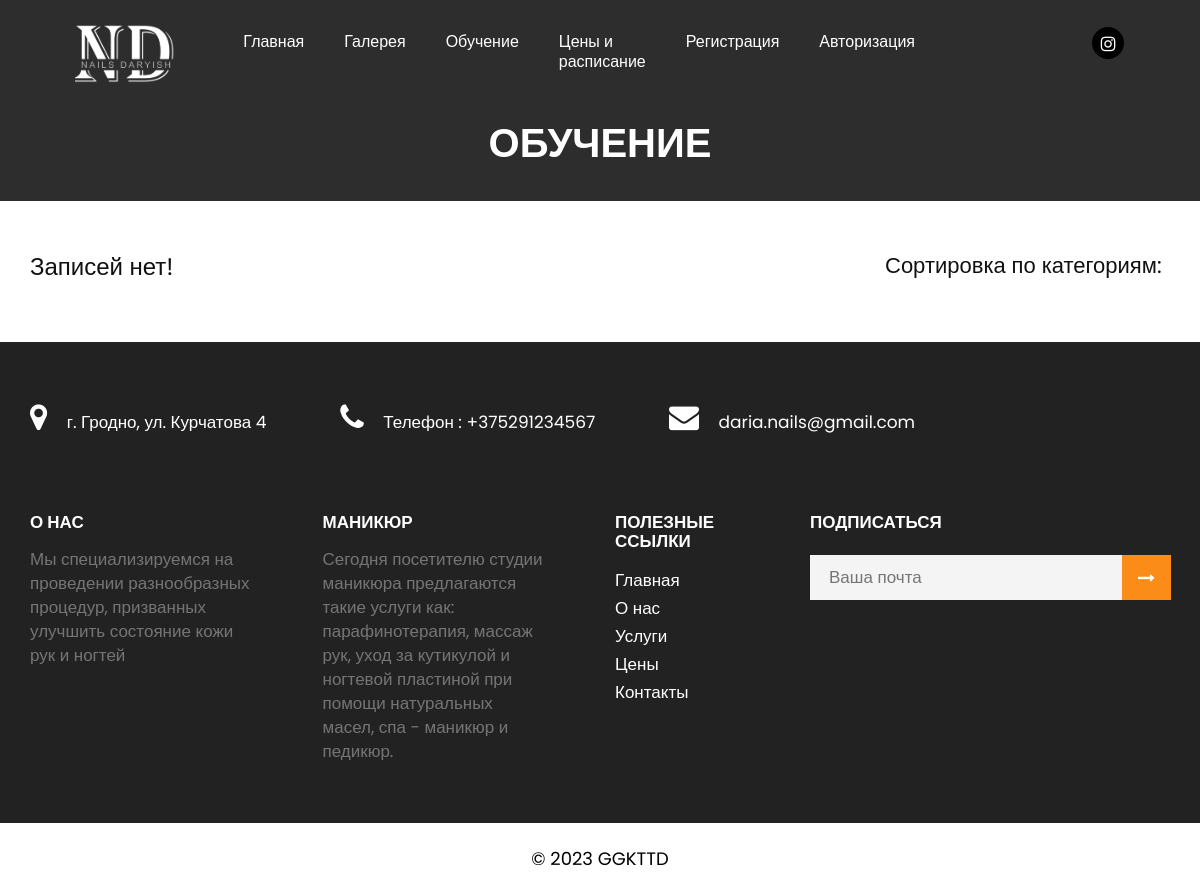
Page /articles on the earlier database version.
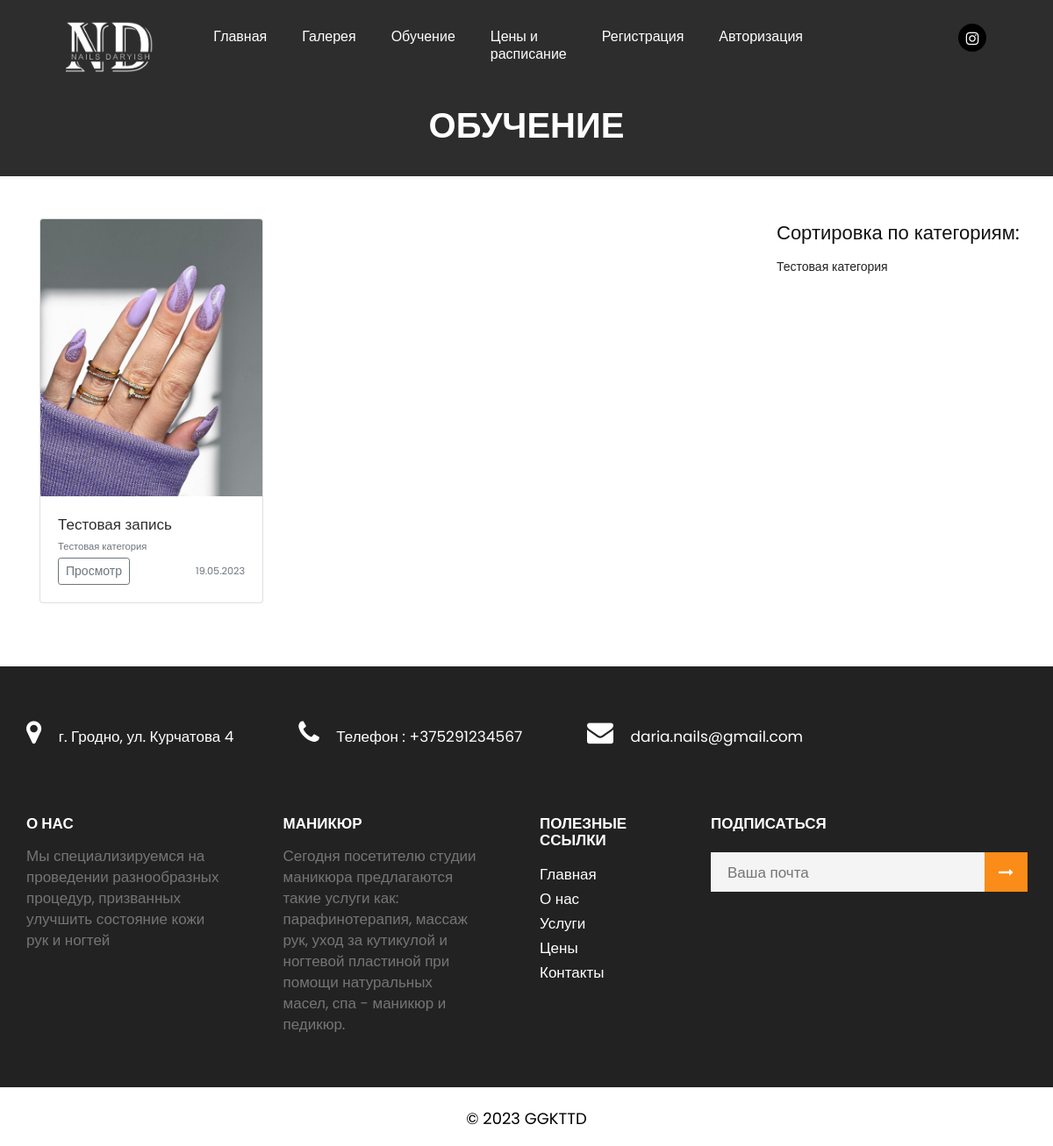
Same page on the later database version.
### app.py (models this page shows, shortened)
class Articles(db.Model):
    id = db.Column(db.Integer,primary_key=True)
    title = db.Column(db.String(100))
    date = db.Column(db.DateTime, default=datetime.now)
    category = db.Column(db.String(100))
    text = db.Column(db.Text)
    image_name = db.Column(db.String(100))

### app.py (the view, shortened to what this page needs)
@app.route('/articles', methods=['GET', 'POST'])
def articles():
    articles = Articles.query.order_by(Articles.date.desc()).all()
    if request.method == 'GET':
        seach = request.args.get('seach')
        if seach:
            seach= seach.capitalize()
            seach = "%{}%".format(seach)
            articles = Articles.query.filter(Articles.category.like(seach)).all()
    return render_template("articles.html",articles=articles)

### app.py (called while the page is built)
@app.context_processor
def inject_user():
    def get_user_name():
        if 'name' in session:
            return User.query.filter_by(email=session['name']).first()
    return dict(active_user=get_user_name())

@app.context_processor
def inject_user():
    return dict(
    category=db.session.query(Articles.category).distinct().all(),
    )

### templates/articles.html (shortened to what this page needs)
{% extends 'base.html' %}
{% block main %}
<div class="back_re">
    <div class="container">
       <div class="row">
          <div class="col-md-12">
             <div class="title">
                 <h2>Обучение</h2>
             </div>
          </div>
       </div>
    </div>
 </div>
<div class="container">
     <div class="d-flex">
     <div class="album py-5 w-75">
        <div class="container">
          <div class="row ">
            {%if articles%}
            {%for el in articles%}
            <div class="col-md-4">
              <div class="card mb-4 box-shadow">
                <img class="card-img-top"  src="../static/images/upload/{{el.image_name}}" data-holder-rendered="true">
                <div class="card-body">
                  <p class="card-text">{{el.title}}</p>
                  <small class="text-muted">{{el.category}} </small>
                  <div class="d-flex justify-content-between align-items-center">
                    <div class="btn-group">
                      <a href="/article/{{el.id}}" class="btn btn-sm btn-outline-secondary">Просмотр</a>
                    </div>
                    <small class="text-muted">{{el.date.strftime('%d.%m.%Y')}} </small>
                  </div>
                </div>
              </div>
            </div>
            {%endfor%}
            {%else%}
                <h1>Записей нет!</h1>
            {%endif%}
          </div>
        </div>
      </div>
      <div class="sidebar py-5">
        <h2>Сортировка по категориям:</h2>
        {% for el in category %}
        <li><a href="/articles?seach={{el.category}}">{{el.category}}</a></li>
           {%endfor%}
      </div>
      </div>
</div>
{% endblock %}

### templates/base.html (shortened to what this page needs)
<!DOCTYPE html>
<html lang="en">
   <head>
      <link rel="stylesheet" href="../static/css/bootstrap.min.css">
      <link rel="stylesheet" href="../static/css/style.css">
      <link rel="stylesheet" href="../static/css/responsive.css">
      <link rel="stylesheet" href="../static/css/jquery.mCustomScrollbar.min.css">
      <link rel="stylesheet" href="https://netdna.bootstrapcdn.com/font-awesome/4.0.3/css/font-awesome.css">
      <link rel="stylesheet" href="https://cdnjs.cloudflare.com/ajax/libs/fancybox/2.1.5/jquery.fancybox.min.css" media="screen">
   </head>
   <body class="main-layout">
      <header>
         <div class="header" style="background-color: #2e2d2d;">
            <div class="container-fluid ">
               <div class="row ">
                  <div class="col-xl-3 col-lg-3 col-md-3 col-sm-3 col logo_section">
                     <div class="full">
                        <div class="center-desk">
                           <div class="logo">
                              <a href="/"><img src="../static/images/logo.png" width="100" alt="#" /></a>
                           </div>
                        </div>
                     </div>
                  </div>
                  <div class="col-xl-7 col-lg-7 col-md-9 col-sm-9 ">
                     <nav class="navigation navbar navbar-expand-md navbar-dark ">
                        <div class="collapse navbar-collapse " id="navbarsExample04">
                           <ul class="navbar-nav mr-auto">
                              <li class="nav-item">
                                 <a class="nav-link link-wrap" href="/">Главная</a>
                              </li>
                              <li class="nav-item">
                                <a class="nav-link link-wrap" href="/gallery">Галерея</a>
                             </li>
                             <li class="nav-item">
                                <a class="nav-link link-wrap" href="/articles">Обучение</a>
                             </li>
                             <li class="nav-item">
                              <a class="nav-link link-wrap" href="/pricing">Цены и расписание</a>
                           </li>
                             {%if 'name' in session and active_user %}
                             {% if active_user.root==1 %}
                             <li class="nav-item">
                              <a class="nav-link link-wrap" href="/admin">Список заказов</a>
                           </li>
                           {%else%}
                           <li class="nav-item">
                              <a class="nav-link link-wrap" href="/servises-list">Мои заказы</a>
                           </li>
                           {% endif %}
                             <li class="nav-item">
                                <a class="nav-link link-wrap" href="/profile/{{active_user.id}}">Профиль</a>
                             </li>
                             <li class="nav-item">
                                <a class="nav-link link-wrap" href="/logout">Выйти</a>
                             </li>
                             {% else %}
                             <li class="nav-item">
                                <a class="nav-link link-wrap" href="/reg">Регистрация</a>
                             </li>
                             <li class="nav-item link-wrap">
                                <a class="nav-link " href="/auth">Авторизация</a>
                             </li>
                             {% endif %}
                           </ul>
                        </div>
                     </nav>
                  </div>
                  <div class="col-md-2">
                     <ul class="social_icon">
                        <li><a href="https://www.instagram.com/__nails_daryish__/?igshid=YmMyMTA2M2Y%3D" target="_blank"><i class="fa fa-instagram" aria-hidden="true"></i></a></li>
                     </ul>
                  </div>
               </div>
            </div>
         </div>
      </header>
      {% block main %} {% endblock %}
  <footer>
    <div class="footer">
       <div class="container">
          <div class="row">
             <div class="col-md-12">
                <ul class="conta">
                   <li><i class="fa fa-map-marker" aria-hidden="true"></i> г. Гродно, ул. Курчатова 4</li>
                   <li><i class="fa fa-phone" aria-hidden="true"></i> Телефон : +375291234567</li>
                   <li> <i class="fa fa-envelope" aria-hidden="true"></i><a href="#"> daria.nails@gmail.com</a></li>
                </ul>
             </div>
             <div class=" col-md-3 col-sm-6">
                <h3>О нас </h3>
                <p class="variat">Мы специализируемся на проведении разнообразных процедур, призванных улучшить состояние кожи рук и ногтей</p>
             </div>
             <div class=" col-md-3 col-sm-6">
                <h3>Маникюр </h3>
                <p class="variat" >Сегодня посетителю студии маникюра предлагаются такие услуги как: парафинотерапия, массаж рук, уход за кутикулой и ногтевой пластиной при помощи натуральных масел, спа - маникюр и педикюр.</p>
             </div>
             <div class="col-md-2 col-sm-6">
                <h3>Полезные ссылки</h3>
                <ul class="link_menu">
                   <li class=""><a href="/">Главная</a></li>
                   <li><a href="/about"> О нас</a></li>
                   <li><a href="/we-do">Услуги</a></li>
                   <li><a href="/pricing">Цены</a></li>
                   <li><a href="/contact">Контакты</a></li>
                </ul>
             </div>
             <div class="col-md-4 col-sm-6">
                <h3>Подписаться</h3>
                <form class="bottom_form">
                   <a class="right_btn" href="Javascript:void(0)"> <i class="fa fa-long-arrow-right" aria-hidden="true"></i></a>
                   <input class="enter" placeholder="Ваша почта" type="text" name="Enter your email">
                </form>
             </div>
          </div>
       </div>
       <div class="copyright">
          <div class="container">
             <div class="row">
                <div class="col-md-10 offset-md-1">
                   <p>© 2023 GGKTTD</a></p>
                </div>
             </div>
          </div>
       </div>
    </div>
 </footer>
</body>
</html>

### static/css/style.css (style rules this page uses)
* { box-sizing: border-box !important; }
.container { max-width: 1170px; }
html { scroll-behavior: smooth; }
body { color: #666666; font-size: 14px; font-family: 'Poppins', sans-serif; line-height: 1.80857; font-weight: normal; }
a { color: #1f1f1f; text-decoration: none !important; outline: none !important; -webkit-transition: all .3s ease-in-out; -moz-transition: all .3s ease-in-out; -ms-transition: all .3s ease-in-out; -o-transition: all .3s ease-in-out; transition: all .3s ease-in-out; }
h1, h2, h3, h4, h5, h6 { letter-spacing: 0; font-weight: normal; position: relative; padding: 0 0 10px 0; font-weight: normal; line-height: normal; color: #111111; margin: 0 }
h2 { font-size: 22px; }
h3 { font-size: 18px; }
*, *::after, *::before { -webkit-box-sizing: border-box; -moz-box-sizing: border-box; box-sizing: border-box; }
ul, li, ol { margin: 0px; padding: 0px; list-style: none; }
p { margin: 0px; font-weight: 400; color: #2e2d2d; font-size: 17px; line-height: 24px; }
a { color: #222222; text-decoration: none; outline: none !important; }
a, .btn { text-decoration: none !important; outline: none !important; -webkit-transition: all .3s ease-in-out; -moz-transition: all .3s ease-in-out; -ms-transition: all .3s ease-in-out; -o-transition: all .3s ease-in-out; transition: all .3s ease-in-out; }
img { max-width: 100%; height: auto; }
.full { float: left; width: 100%; }
.full { width: 100%; float: left; margin: 0; padding: 0; }
.header { width: 100%; height: 86px; padding: 24px 60px; background: #fff; }
.logo a img { z-index: 9999; position: relative; }
.logo::before { position: absolute; content: ""; background-color: #2e2d2d; width: 385px; height: 86px; left: -75px; top: -24px; }
.navigation.navbar { float: right; padding: 0; }
.navigation.navbar-dark .navbar-nav .nav-link { padding: 8px 20px; color: #fff; font-size: 16px; line-height: 20px; font-weight: 500; }
.navbar-expand-md .navbar-nav { padding-right: 10px; }
ul.social_icon { padding-top: 3px; float: right; }
ul.social_icon li { display: inline-block; }
ul.social_icon li a { display: flex; align-items: center; justify-content: center; font-size: 17px; border-radius: 30px; margin: 0 3px; color: #fff; background-color: #000000; width: 32px; height: 32px; }
.footer { background: #222222; padding-top: 60px; text-align: center; }
.footer h3 { font-weight: 600; font-size: 17px; line-height: 19px; text-align: left; color: #fff; padding-bottom: 15px; display: table; text-transform: uppercase; }
.variat { color: #757575; text-align: left; padding-right: 40px; }
ul.conta { text-align: left; margin-bottom: 55px; }
ul.conta li { color: #fff; text-align: left; padding-bottom: 20px; font-size: 17px; display: inline-block; padding-right: 70px; }
ul.conta li:last-child { padding-right: 0; }
ul.conta li i { padding-right: 15px; text-align: center; font-size: 30px; }
ul.conta li a { color: #fff; }
ul.link_menu li { display: block; text-align: left; }
ul.link_menu li a { color: #fff; font-size: 17px; line-height: 28px; display: block; width: -moz-max-content; }
.bottom_form { display: flex; flex-wrap: wrap; margin-top: 8px; }
.bottom_form .enter { border: inherit; padding: 0px 50px 0px 19px; width: 100%; height: 45px; background: #fffffff2; color: #ccc8c8; font-size: 17px; font-weight: 300; float: left; margin-bottom: 20px; }
.right_btn { font-size: 17px; transition: ease-in all 0.5s; background-color: #fa8c17; color: #fff; padding: 8px 16px; font-weight: 500; text-transform: uppercase; height: 45px; position: absolute; right: 14px; }
.copyright { margin-top: 60px; padding-bottom: 20px; background-color: #fff; border-right: inherit; border-left: inherit; }
.copyright p { color: #000; font-size: 18px; line-height: 22px; text-align: center; padding-top: 25px; font-weight: normal; }
.back_re { background-color: #2e2d2d; }
.back_re .title { text-align: center; }
.back_re .title h2 { color: #fff; font-size: 40px; padding: 40px 0; font-weight: 600; text-transform: uppercase; line-height: 35px; }

### static/css/responsive.css (style rules this page uses)
@media (min-width: 1200px) and (max-width: 1342px) { ul.social_icon li a { margin: 0 1px; } }

### static/css/icomoon.css (style rules this page uses)
body { background: #fff; }

Differences in the rows shown:
added Articles: image_name (picture), title "Тестовая запись", category "Тестовая категория", date "19.05.2023"
Other differences:
new list line: "Тестовая категория"
text no longer shown: "Записей нет!"
